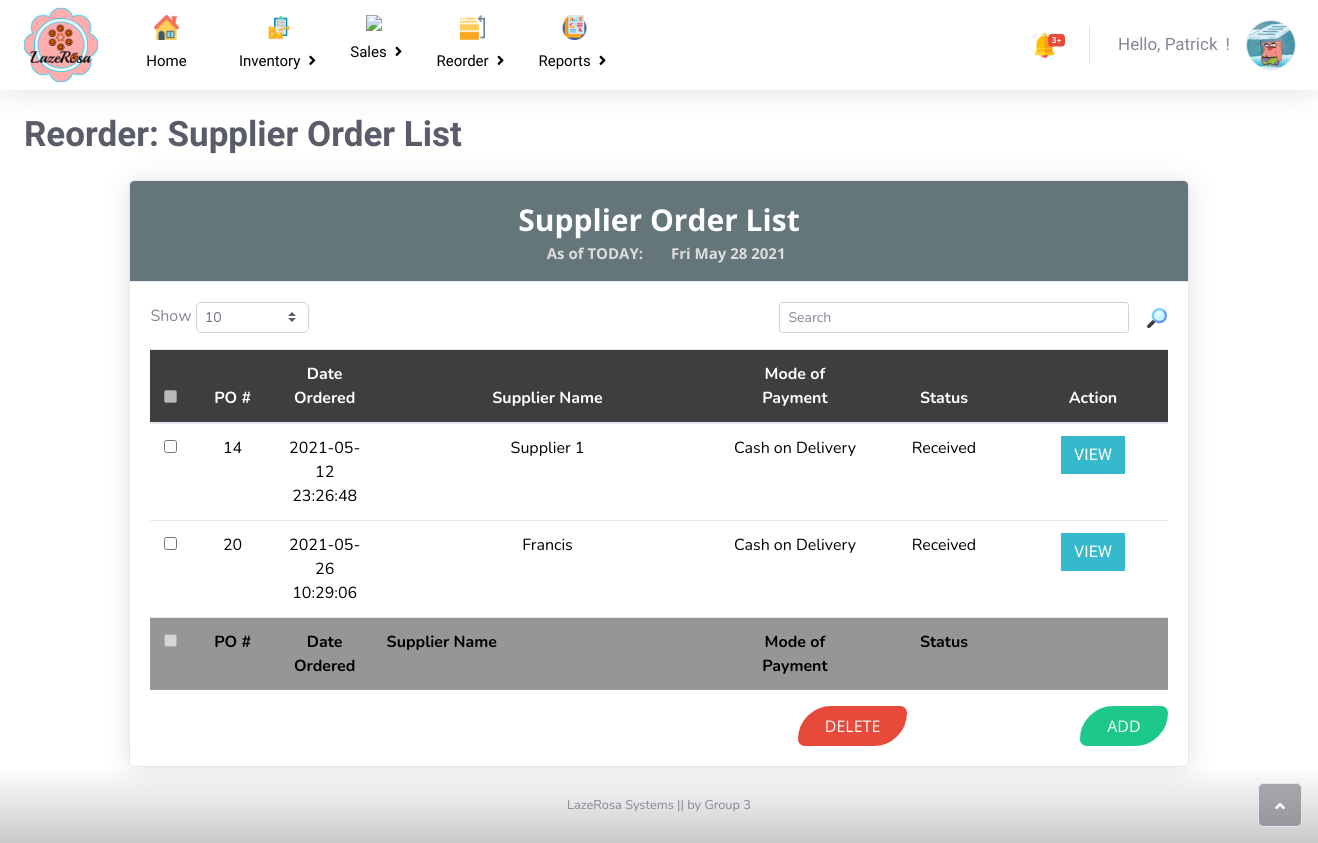
/supplierorderlist.php, run on an earlier commit of the app's database.
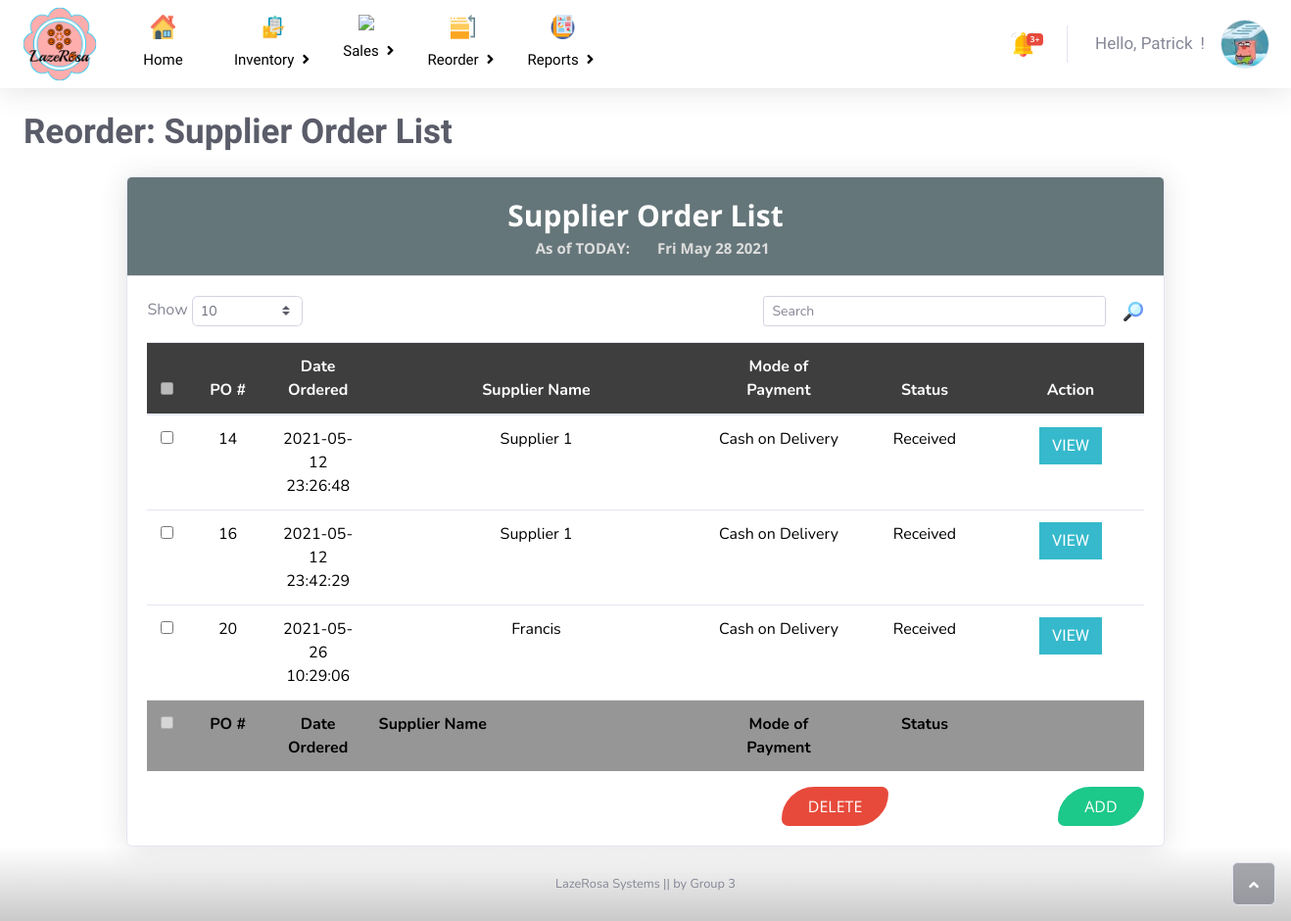
And on a later commit of the database.
### tables this page shows
CREATE TABLE `purchase_orders` (
  `purchaseID` int(11) NOT NULL,
  `supplierID` int(5) NOT NULL,
  `PONumber` int(4) NOT NULL,
  `dateOrdered` datetime NOT NULL,
  `deliveryDate` date DEFAULT NULL,
  `paymentMethod` varchar(45) NOT NULL,
  `courier` varchar(45) NOT NULL,
  `subtotal` decimal(10,0) NOT NULL,
  `discountfee` decimal(10,0) NOT NULL,
  `shopeefee` decimal(10,0) NOT NULL,
  `total` decimal(10,0) NOT NULL,
  `status` varchar(45) NOT NULL,
  `shiptoAddress` varchar(100) DEFAULT NULL
);

CREATE TABLE `suppliers` (
  `supplierID` int(5) NOT NULL,
  `supplierName` varchar(45) NOT NULL,
  `supplierEmail` varchar(45) NOT NULL,
  `supplierNumber` varchar(45) NOT NULL,
  `supplierAddress` varchar(100) NOT NULL
);

### supplierorderlist.php (the view, shortened to what the changed rows need)
<?php
require_once('connect.php');
?>
<!DOCTYPE html>
<html>
<head>
    <link rel="stylesheet" href="assets/bootstrap/css/bootstrap.min.css">
    <link rel="stylesheet" href="assets/css/Jost.css">
    <link rel="stylesheet" href="assets/fonts/fontawesome-all.min.css">
    <link rel="stylesheet" href="assets/fonts/material-icons.min.css">
    <link rel="stylesheet" href="assets/css/breadcrumb.css">
    <link rel="stylesheet" href="assets/css/customtable.css">
    <link rel="stylesheet" href="https://cdnjs.cloudflare.com/ajax/libs/animate.css/3.5.2/animate.min.css">
    <link rel="stylesheet" href="assets/css/sticky-dark-top-nav-with-dropdown-1.css">
    <link rel="stylesheet" href="assets/css/sticky-dark-top-nav-with-dropdown.css">
</head>
<body id="Page-Body">
<div id="Page-Wrapper">
        <div class="d-flex flex-column" id="Body-Wrapper">
            <div id="Body">
    <div class="container-fluid" id="Page-Content">
        <div class="card shadow" id="SuppOL_Table" style="margin-right: 8vw;margin-left: 8vw;">
            <div class="card-body" id="Table-Body">
                <div class="table-responsive table mt-2" id="SuppOL-TableFrame" role="grid" aria-describedby="dataTable_info">
                    <table class="table my-0" id="pot">
                        <thead id="Table-Header">
                            <tr class="text-center" id="Table-HeaderRow" style="background-color: #3e3e3e;font-family: Nunito, sans-serif;color: rgb(255,255,255);/*background: linear-gradient(to right, #2657eb, #de6161);*/">
                                <th class="text-center" style="width: 40px;"><input type="checkbox" id="Checkbox-Header" disabled=""></th>
                                <th style="width: 85px;">PO #</th>
                                <th style="width: 100px;">Date Ordered</th>
                                <th class="text-center" style="width: 350px;">Supplier Name</th>
                                <th style="width: 150px;">Mode of Payment</th>
                                <th style="width: 150px;">Status</th>
                                <th style="width: 150px;">Action</th>
                            </tr>
                        </thead>
                        <tbody id="Table-Body">
                          <form method="POST">
                          <?php
                          $query = "SELECT p.*, s.* FROM purchase_orders p JOIN suppliers s ON p.supplierID = s.supplierID WHERE status = 'Received'";
                          $result = mysqli_query($DBConnect, $query);
                          $i = 0;
                          while ($row = mysqli_fetch_array($result, MYSQLI_ASSOC)) {
                            $i++;
                            echo "<tr class='text-center' style='font-family: Nunito, sans-serif;color: rgb(0,0,0);'>";
                            echo "<td><input type='checkbox' name='poid[]' value='{$row['purchaseID']}'></td>";
                            echo "<td>{$row['purchaseID']}</td>";
                            echo "<td>{$row['dateOrdered']}</td>";
                            echo "<td>{$row['supplierName']}</td>";
                            echo "<td>{$row['paymentMethod']}</td>";
                            echo "<td>{$row['status']}</td>";
                          ?>
                          <td>
                            <button type='button' class="btn btn-info float-center" data-toggle='modal' data-target='#viewModal<?php echo $i; ?>'>VIEW</button>
                          </td>
                          <?php
                            echo "</tr>";
                          }
                          ?>
                        </tbody>
                        <tfoot id="Table-Footer" style="background-color: #dcdcdc;">
                            <tr class="text-center" id="Table-FooterRow" style="color: rgb(0,0,0);/*background: linear-gradient(to right, rgba(38,87,235,0.49), rgba(222,97,97,0.5));*/background-color: #969696;">
                                <th style="width: 150px;"></th>
                            </tr>
                        </tfoot>
                    </table>
                </div>
    </div>
    </div>
    </div>
    </div>
    </div><a class="border rounded d-inline scroll-to-top" id="Pagetop-Button" href="#page-top"><i class="fas fa-angle-up"></i></a></div>
</body>
</html>

What changed in the data, as far as the page shows it:
now on this page (row edited): purchase_orders: purchaseID "16", dateOrdered "2021-05-12 23:42:29", supplierID.supplierName "Supplier 1", paymentMethod "Cash on Delivery", status "Received"
